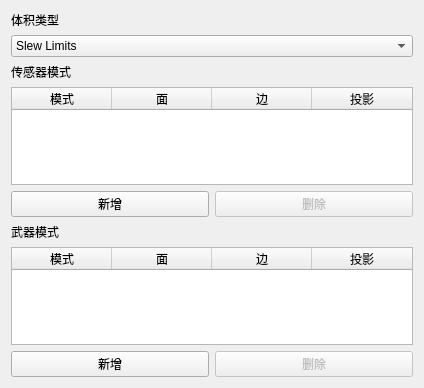
<?xml version="1.0" encoding="UTF-8"?>
<ui version="4.0">
 <class>WkfSensorVolumesPrefWidget</class>
 <widget class="QWidget" name="WkfSensorVolumesPrefWidget">
  <property name="geometry">
   <rect>
    <x>0</x>
    <y>0</y>
    <width>424</width>
    <height>388</height>
   </rect>
  </property>
  <property name="windowTitle">
   <string>传感器体积</string>
  </property>
  <layout class="QVBoxLayout" name="verticalLayout_5">
   <item>
    <widget class="QLabel" name="label_3">
     <property name="text">
      <string>体积类型</string>
     </property>
    </widget>
   </item>
   <item>
    <widget class="QComboBox" name="mVolumeType">
     <property name="currentText">
      <string>转动限制</string>
     </property>
     <item>
      <property name="text">
       <string extracomment="Displays the mechanical limits of the components articulation.">Slew Limits</string>
      </property>
     </item>
     <item>
      <property name="text">
       <string>引导限制</string>
      </property>
     </item>
     <item>
      <property name="text">
       <string>扫描限制</string>
      </property>
     </item>
     <item>
      <property name="text">
       <string>视野</string>
      </property>
     </item>
     <item>
      <property name="text">
       <string>波束宽度</string>
      </property>
     </item>
     <item>
      <property name="text">
       <string>计算</string>
      </property>
     </item>
    </widget>
   </item>
   <item>
    <widget class="QLabel" name="label">
     <property name="text">
      <string>传感器模式</string>
     </property>
    </widget>
   </item>
   <item>
    <widget class="QTableWidget" name="sensorTableWidget">
     <property name="selectionMode">
      <enum>QAbstractItemView::SingleSelection</enum>
     </property>
     <property name="rowCount">
      <number>0</number>
     </property>
     <property name="columnCount">
      <number>4</number>
     </property>
     <column>
      <property name="text">
       <string>模式</string>
      </property>
     </column>
     <column>
      <property name="text">
       <string>面</string>
      </property>
     </column>
     <column>
      <property name="text">
       <string>边</string>
      </property>
     </column>
     <column>
      <property name="text">
       <string>投影</string>
      </property>
     </column>
    </widget>
   </item>
   <item>
    <layout class="QHBoxLayout" name="horizontalLayout">
     <item>
      <widget class="QPushButton" name="addSensorButton">
       <property name="text">
        <string>新增</string>
       </property>
      </widget>
     </item>
     <item>
      <widget class="QPushButton" name="deleteSensorButton">
       <property name="enabled">
        <bool>false</bool>
       </property>
       <property name="text">
        <string>删除</string>
       </property>
      </widget>
     </item>
    </layout>
   </item>
   <item>
    <widget class="QLabel" name="label_2">
     <property name="text">
      <string>武器模式</string>
     </property>
    </widget>
   </item>
   <item>
    <widget class="QTableWidget" name="weaponTableWidget">
     <property name="selectionMode">
      <enum>QAbstractItemView::SingleSelection</enum>
     </property>
     <column>
      <property name="text">
       <string>模式</string>
      </property>
     </column>
     <column>
      <property name="text">
       <string>面</string>
      </property>
     </column>
     <column>
      <property name="text">
       <string>边</string>
      </property>
     </column>
     <column>
      <property name="text">
       <string>投影</string>
      </property>
     </column>
    </widget>
   </item>
   <item>
    <layout class="QHBoxLayout" name="horizontalLayout_2">
     <item>
      <widget class="QPushButton" name="addWeaponButton">
       <property name="text">
        <string>新增</string>
       </property>
      </widget>
     </item>
     <item>
      <widget class="QPushButton" name="deleteWeaponButton">
       <property name="enabled">
        <bool>false</bool>
       </property>
       <property name="text">
        <string>删除</string>
       </property>
      </widget>
     </item>
    </layout>
   </item>
  </layout>
 </widget>
 <resources/>
 <connections/>
</ui>
